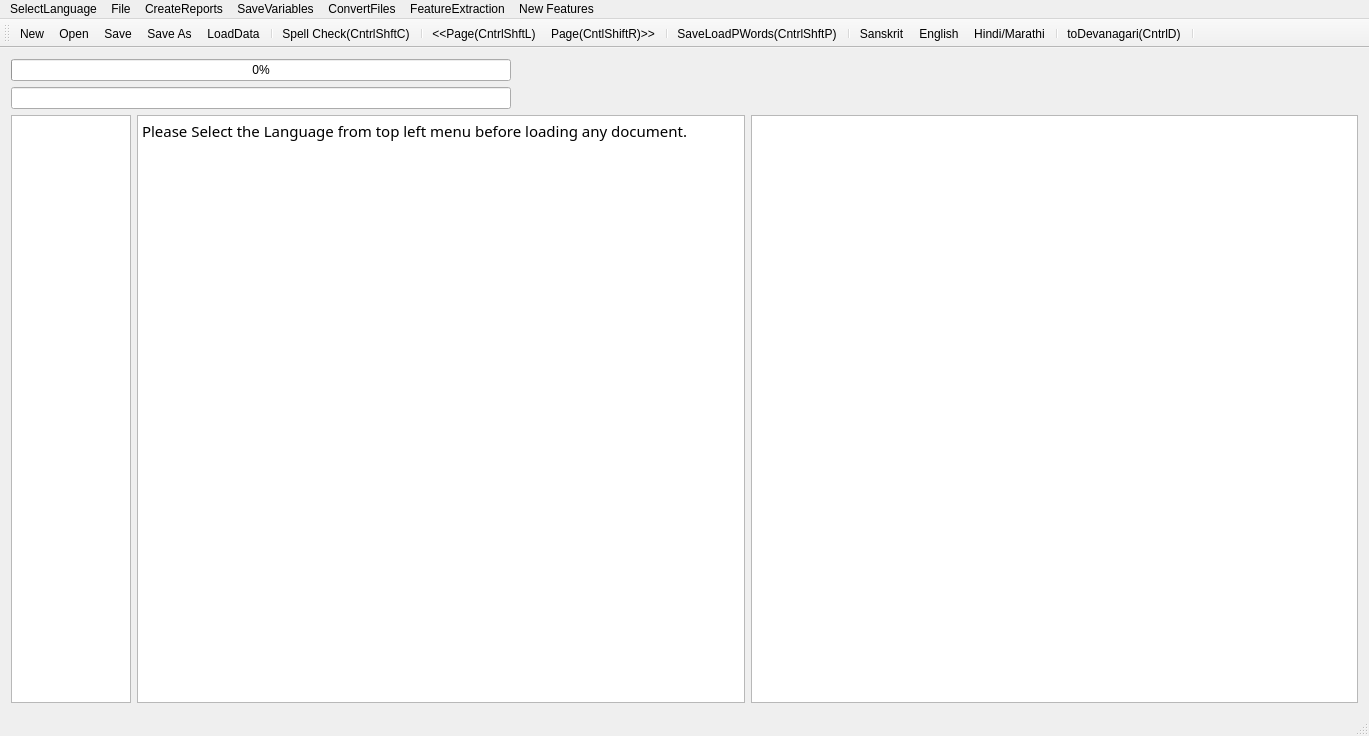
<?xml version="1.0" encoding="UTF-8"?>
<ui version="4.0">
 <class>MainWindow</class>
 <widget class="QMainWindow" name="MainWindow">
  <property name="geometry">
   <rect>
    <x>0</x>
    <y>0</y>
    <width>1369</width>
    <height>736</height>
   </rect>
  </property>
  <property name="mouseTracking">
   <bool>true</bool>
  </property>
  <property name="windowTitle">
   <string>MainWindow</string>
  </property>
  <widget class="QWidget" name="centralWidget">
   <layout class="QVBoxLayout" name="verticalLayout">
    <item>
     <widget class="QProgressBar" name="progressBar">
      <property name="maximumSize">
       <size>
        <width>500</width>
        <height>16777215</height>
       </size>
      </property>
      <property name="value">
       <number>0</number>
      </property>
      <property name="alignment">
       <set>Qt::AlignRight|Qt::AlignTrailing|Qt::AlignVCenter</set>
      </property>
     </widget>
    </item>
    <item>
     <widget class="QLineEdit" name="lineEdit">
      <property name="maximumSize">
       <size>
        <width>500</width>
        <height>16777215</height>
       </size>
      </property>
     </widget>
    </item>
    <item>
     <layout class="QHBoxLayout" name="horizontalLayout">
      <item>
       <widget class="QTextEdit" name="textEdit">
        <property name="maximumSize">
         <size>
          <width>120</width>
          <height>16777215</height>
         </size>
        </property>
        <property name="font">
         <font>
          <family>FreeSans</family>
          <italic>true</italic>
         </font>
        </property>
        <property name="sizeAdjustPolicy">
         <enum>QAbstractScrollArea::AdjustToContents</enum>
        </property>
        <property name="readOnly">
         <bool>true</bool>
        </property>
       </widget>
      </item>
      <item>
       <widget class="QTextBrowser" name="textBrowser">
        <property name="font">
         <font>
          <family>Shobhika</family>
          <pointsize>16</pointsize>
          <italic>false</italic>
         </font>
        </property>
        <property name="mouseTracking">
         <bool>true</bool>
        </property>
        <property name="sizeAdjustPolicy">
         <enum>QAbstractScrollArea::AdjustToContents</enum>
        </property>
        <property name="undoRedoEnabled">
         <bool>true</bool>
        </property>
        <property name="readOnly">
         <bool>false</bool>
        </property>
        <property name="html">
         <string>&lt;!DOCTYPE HTML PUBLIC &quot;-//W3C//DTD HTML 4.0//EN&quot; &quot;http://www.w3.org/TR/REC-html40/strict.dtd&quot;&gt;
&lt;html&gt;&lt;head&gt;&lt;meta name=&quot;qrichtext&quot; content=&quot;1&quot; /&gt;&lt;meta charset=&quot;utf-8&quot; /&gt;&lt;style type=&quot;text/css&quot;&gt;
p, li { white-space: pre-wrap; }
&lt;/style&gt;&lt;/head&gt;&lt;body style=&quot; font-family:'Shobhika'; font-size:16pt; font-weight:400; font-style:normal;&quot;&gt;
&lt;p style=&quot; margin-top:0px; margin-bottom:0px; margin-left:0px; margin-right:0px; -qt-block-indent:0; text-indent:0px;&quot;&gt;&lt;span style=&quot; font-family:'Ubuntu'; font-size:11pt;&quot;&gt;Please Select the Language from top left menu before loading any document.&lt;/span&gt;&lt;/p&gt;&lt;/body&gt;&lt;/html&gt;</string>
        </property>
        <property name="acceptRichText">
         <bool>true</bool>
        </property>
        <property name="textInteractionFlags">
         <set>Qt::LinksAccessibleByKeyboard|Qt::LinksAccessibleByMouse|Qt::TextBrowserInteraction|Qt::TextEditable|Qt::TextEditorInteraction|Qt::TextSelectableByKeyboard|Qt::TextSelectableByMouse</set>
        </property>
       </widget>
      </item>
      <item>
       <widget class="QGraphicsView" name="graphicsView">
        <property name="sizeAdjustPolicy">
         <enum>QAbstractScrollArea::AdjustIgnored</enum>
        </property>
        <property name="alignment">
         <set>Qt::AlignCenter</set>
        </property>
        <property name="dragMode">
         <enum>QGraphicsView::ScrollHandDrag</enum>
        </property>
        <property name="transformationAnchor">
         <enum>QGraphicsView::AnchorViewCenter</enum>
        </property>
        <property name="resizeAnchor">
         <enum>QGraphicsView::AnchorViewCenter</enum>
        </property>
       </widget>
      </item>
     </layout>
    </item>
   </layout>
   <zorder>lineEdit</zorder>
   <zorder>progressBar</zorder>
  </widget>
  <widget class="QMenuBar" name="menuBar">
   <property name="geometry">
    <rect>
     <x>0</x>
     <y>0</y>
     <width>1369</width>
     <height>17</height>
    </rect>
   </property>
   <widget class="QMenu" name="menuOCR_Correction_Window">
    <property name="title">
     <string>File</string>
    </property>
    <addaction name="actionNew"/>
    <addaction name="actionOpen"/>
    <addaction name="actionSave"/>
    <addaction name="actionSave_As"/>
    <addaction name="actionSpell_Check"/>
    <addaction name="actionLoad_Next_Page"/>
    <addaction name="actionLoad_Prev_Page"/>
    <addaction name="separator"/>
    <addaction name="actionLoadGDocPage"/>
    <addaction name="actionToDevanagari"/>
    <addaction name="actionLoadData"/>
    <addaction name="actionLoadDict"/>
    <addaction name="actionLoadOCRWords"/>
    <addaction name="actionLoadDomain"/>
    <addaction name="actionLoadSubPS"/>
    <addaction name="actionLoadConfusions"/>
    <addaction name="actionSugg"/>
    <addaction name="actionToSlp1"/>
   </widget>
   <widget class="QMenu" name="menuCreateReports">
    <property name="title">
     <string>CreateReports</string>
    </property>
    <addaction name="actionCreateBest2OCR"/>
    <addaction name="actionCreateSuggestionLog"/>
    <addaction name="actionCreateSuggestionLogNearestPriority"/>
    <addaction name="actionErrorDetectionRep"/>
    <addaction name="actionErrorDetectWithoutAdaptation"/>
    <addaction name="actionErrorDetectionRepUniq"/>
   </widget>
   <widget class="QMenu" name="menuSaveVariables">
    <property name="title">
     <string>SaveVariables</string>
    </property>
    <addaction name="actionCPair"/>
    <addaction name="actionPrimarySecOCRPair"/>
    <addaction name="actionCPairIEROcrVsCorrect"/>
    <addaction name="actionCPairGEROcrVsCorrect"/>
   </widget>
   <widget class="QMenu" name="menuConvertFiles">
    <property name="title">
     <string>ConvertFiles</string>
    </property>
    <addaction name="actionToSlp1_2"/>
    <addaction name="actionToDev"/>
    <addaction name="actionExtractDev"/>
    <addaction name="actionEditDistRep"/>
    <addaction name="actionConfusionFreqHist"/>
    <addaction name="actionFilterOutGT50EditDisPairs"/>
   </widget>
   <widget class="QMenu" name="menuFeatureExtraction">
    <property name="title">
     <string>FeatureExtraction</string>
    </property>
    <addaction name="actionPrepareFeatures"/>
   </widget>
   <widget class="QMenu" name="menuSelectLanguage">
    <property name="title">
     <string>SelectLanguage</string>
    </property>
    <addaction name="actionSanskrit"/>
    <addaction name="actionHindi"/>
    <addaction name="actionEnglish"/>
   </widget>
   <widget class="QMenu" name="menuNew_Features">
    <property name="title">
     <string>New Features</string>
    </property>
    <addaction name="separator"/>
    <addaction name="actionBold"/>
    <addaction name="actionUnbold"/>
    <addaction name="actionSuper_Script"/>
    <addaction name="actionSUbScript"/>
   </widget>
   <addaction name="menuSelectLanguage"/>
   <addaction name="menuOCR_Correction_Window"/>
   <addaction name="menuCreateReports"/>
   <addaction name="menuSaveVariables"/>
   <addaction name="menuConvertFiles"/>
   <addaction name="menuFeatureExtraction"/>
   <addaction name="menuNew_Features"/>
  </widget>
  <widget class="QToolBar" name="mainToolBar">
   <attribute name="toolBarArea">
    <enum>TopToolBarArea</enum>
   </attribute>
   <attribute name="toolBarBreak">
    <bool>false</bool>
   </attribute>
   <addaction name="actionNew"/>
   <addaction name="actionOpen"/>
   <addaction name="actionSave"/>
   <addaction name="actionSave_As"/>
   <addaction name="actionLoadData"/>
   <addaction name="separator"/>
   <addaction name="actionSpell_Check"/>
   <addaction name="separator"/>
   <addaction name="actionLoad_Prev_Page"/>
   <addaction name="actionLoad_Next_Page"/>
   <addaction name="separator"/>
   <addaction name="actionLoadGDocPage"/>
   <addaction name="separator"/>
   <addaction name="actionSanskrit"/>
   <addaction name="actionEnglish"/>
   <addaction name="actionHindi"/>
   <addaction name="separator"/>
   <addaction name="actionToDevanagari"/>
   <addaction name="separator"/>
  </widget>
  <widget class="QStatusBar" name="statusBar"/>
  <action name="actionOpen">
   <property name="icon">
    <iconset resource="AppResources.qrc">
     <normaloff>:/Images/open.png</normaloff>:/Images/open.png</iconset>
   </property>
   <property name="text">
    <string>Open</string>
   </property>
   <property name="shortcut">
    <string>Ctrl+O</string>
   </property>
  </action>
  <action name="actionSave">
   <property name="icon">
    <iconset resource="AppResources.qrc">
     <normaloff>:/Images/save.png</normaloff>:/Images/save.png</iconset>
   </property>
   <property name="text">
    <string>Save</string>
   </property>
   <property name="shortcut">
    <string>Ctrl+S</string>
   </property>
  </action>
  <action name="actionSave_As">
   <property name="icon">
    <iconset resource="AppResources.qrc">
     <normaloff>:/Images/save-as.png</normaloff>:/Images/save-as.png</iconset>
   </property>
   <property name="text">
    <string>Save As</string>
   </property>
   <property name="shortcut">
    <string>Ctrl+Shift+S</string>
   </property>
  </action>
  <action name="actionNew">
   <property name="icon">
    <iconset resource="AppResources.qrc">
     <normaloff>:/Images/New.png</normaloff>:/Images/New.png</iconset>
   </property>
   <property name="text">
    <string>New</string>
   </property>
   <property name="shortcut">
    <string>Ctrl+N</string>
   </property>
  </action>
  <action name="actionSpell_Check">
   <property name="text">
    <string>Spell Check(CntrlShftC)</string>
   </property>
   <property name="shortcut">
    <string>Ctrl+Shift+C</string>
   </property>
  </action>
  <action name="actionLoad_Next_Page">
   <property name="text">
    <string>Page(CntlShiftR)&gt;&gt;</string>
   </property>
   <property name="toolTip">
    <string>Page(CntlShiftR)&gt;&gt;</string>
   </property>
   <property name="shortcut">
    <string>Ctrl+Shift+R</string>
   </property>
  </action>
  <action name="actionLoad_Prev_Page">
   <property name="text">
    <string>&lt;&lt;Page(CntrlShftL)</string>
   </property>
   <property name="toolTip">
    <string>&lt;&lt;Page(CntrlShftL)</string>
   </property>
   <property name="shortcut">
    <string>Ctrl+Shift+L</string>
   </property>
  </action>
  <action name="actionLoadGDocPage">
   <property name="text">
    <string>Save&amp;LoadPWords(CntrlShftP)</string>
   </property>
   <property name="shortcut">
    <string>Ctrl+Shift+P</string>
   </property>
  </action>
  <action name="actionToDevanagari">
   <property name="text">
    <string>toDevanagari(CntrlD)</string>
   </property>
   <property name="shortcut">
    <string>Ctrl+D</string>
   </property>
  </action>
  <action name="actionLoadData">
   <property name="text">
    <string>LoadData</string>
   </property>
  </action>
  <action name="actionLoadDict">
   <property name="text">
    <string>LoadDict</string>
   </property>
  </action>
  <action name="actionLoadOCRWords">
   <property name="text">
    <string>LoadOCRWords</string>
   </property>
  </action>
  <action name="actionLoadDomain">
   <property name="text">
    <string>LoadDomain</string>
   </property>
  </action>
  <action name="actionLoadSubPS">
   <property name="text">
    <string>LoadSubPS</string>
   </property>
  </action>
  <action name="actionLoadConfusions">
   <property name="text">
    <string>LoadConfusions</string>
   </property>
  </action>
  <action name="actionSugg">
   <property name="text">
    <string>sugg</string>
   </property>
   <property name="shortcut">
    <string>Menu</string>
   </property>
  </action>
  <action name="actionCreateBest2OCR">
   <property name="text">
    <string>CreateBest2OCR</string>
   </property>
  </action>
  <action name="actionToSlp1">
   <property name="text">
    <string>toSlp1</string>
   </property>
   <property name="shortcut">
    <string>Ctrl+G</string>
   </property>
  </action>
  <action name="actionCreateSuggestionLog">
   <property name="text">
    <string>CreateSuggestionLog</string>
   </property>
  </action>
  <action name="actionCreateSuggestionLogNearestPriority">
   <property name="text">
    <string>CreateSuggestionLogNearestPriority</string>
   </property>
  </action>
  <action name="actionErrorDetectionRep">
   <property name="text">
    <string>ErrorDetectionRep</string>
   </property>
  </action>
  <action name="actionErrorDetectWithoutAdaptation">
   <property name="text">
    <string>ErrorDetectWithoutAdaptation</string>
   </property>
  </action>
  <action name="actionCPair">
   <property name="text">
    <string>CPair</string>
   </property>
  </action>
  <action name="actionToSlp1_2">
   <property name="text">
    <string>toSlp1</string>
   </property>
  </action>
  <action name="actionToDev">
   <property name="text">
    <string>toDev</string>
   </property>
  </action>
  <action name="actionExtractDev">
   <property name="text">
    <string>ExtractDevWords</string>
   </property>
   <property name="toolTip">
    <string>ExtractDevWords</string>
   </property>
  </action>
  <action name="actionPrimarySecOCRPair">
   <property name="text">
    <string>PrimarySecOCRPairs</string>
   </property>
  </action>
  <action name="actionCPairIEROcrVsCorrect">
   <property name="text">
    <string>CPairIEROcrVsCorrect</string>
   </property>
  </action>
  <action name="actionEditDistRep">
   <property name="text">
    <string>EditDistRep</string>
   </property>
  </action>
  <action name="actionConfusionFreqHist">
   <property name="text">
    <string>ConfusionFreqHist</string>
   </property>
  </action>
  <action name="actionCPairGEROcrVsCorrect">
   <property name="text">
    <string>CPairGEROcrVsCorrect</string>
   </property>
  </action>
  <action name="actionFilterOutGT50EditDisPairs">
   <property name="text">
    <string>FilterOutGT50EditDisPairs</string>
   </property>
  </action>
  <action name="actionPrepareFeatures">
   <property name="text">
    <string>PrepareFeatures</string>
   </property>
  </action>
  <action name="actionErrorDetectionRepUniq">
   <property name="text">
    <string>ErrorSuggRepUniq</string>
   </property>
  </action>
  <action name="actionSanskrit">
   <property name="text">
    <string>Sanskrit</string>
   </property>
  </action>
  <action name="actionHindi">
   <property name="text">
    <string>Hindi/Marathi</string>
   </property>
  </action>
  <action name="actionEnglish">
   <property name="text">
    <string>English</string>
   </property>
   <property name="toolTip">
    <string>English</string>
   </property>
  </action>
  <action name="actionBold">
   <property name="text">
    <string>Bold</string>
   </property>
  </action>
  <action name="actionUnbold">
   <property name="text">
    <string>Unbold</string>
   </property>
  </action>
  <action name="actionSuper_Script">
   <property name="text">
    <string>Super Script</string>
   </property>
  </action>
  <action name="actionSUbScript">
   <property name="text">
    <string>Sub Script</string>
   </property>
  </action>
 </widget>
 <layoutdefault spacing="6" margin="11"/>
 <tabstops>
  <tabstop>textBrowser</tabstop>
  <tabstop>graphicsView</tabstop>
 </tabstops>
 <resources>
  <include location="AppResources.qrc"/>
 </resources>
 <connections/>
</ui>
